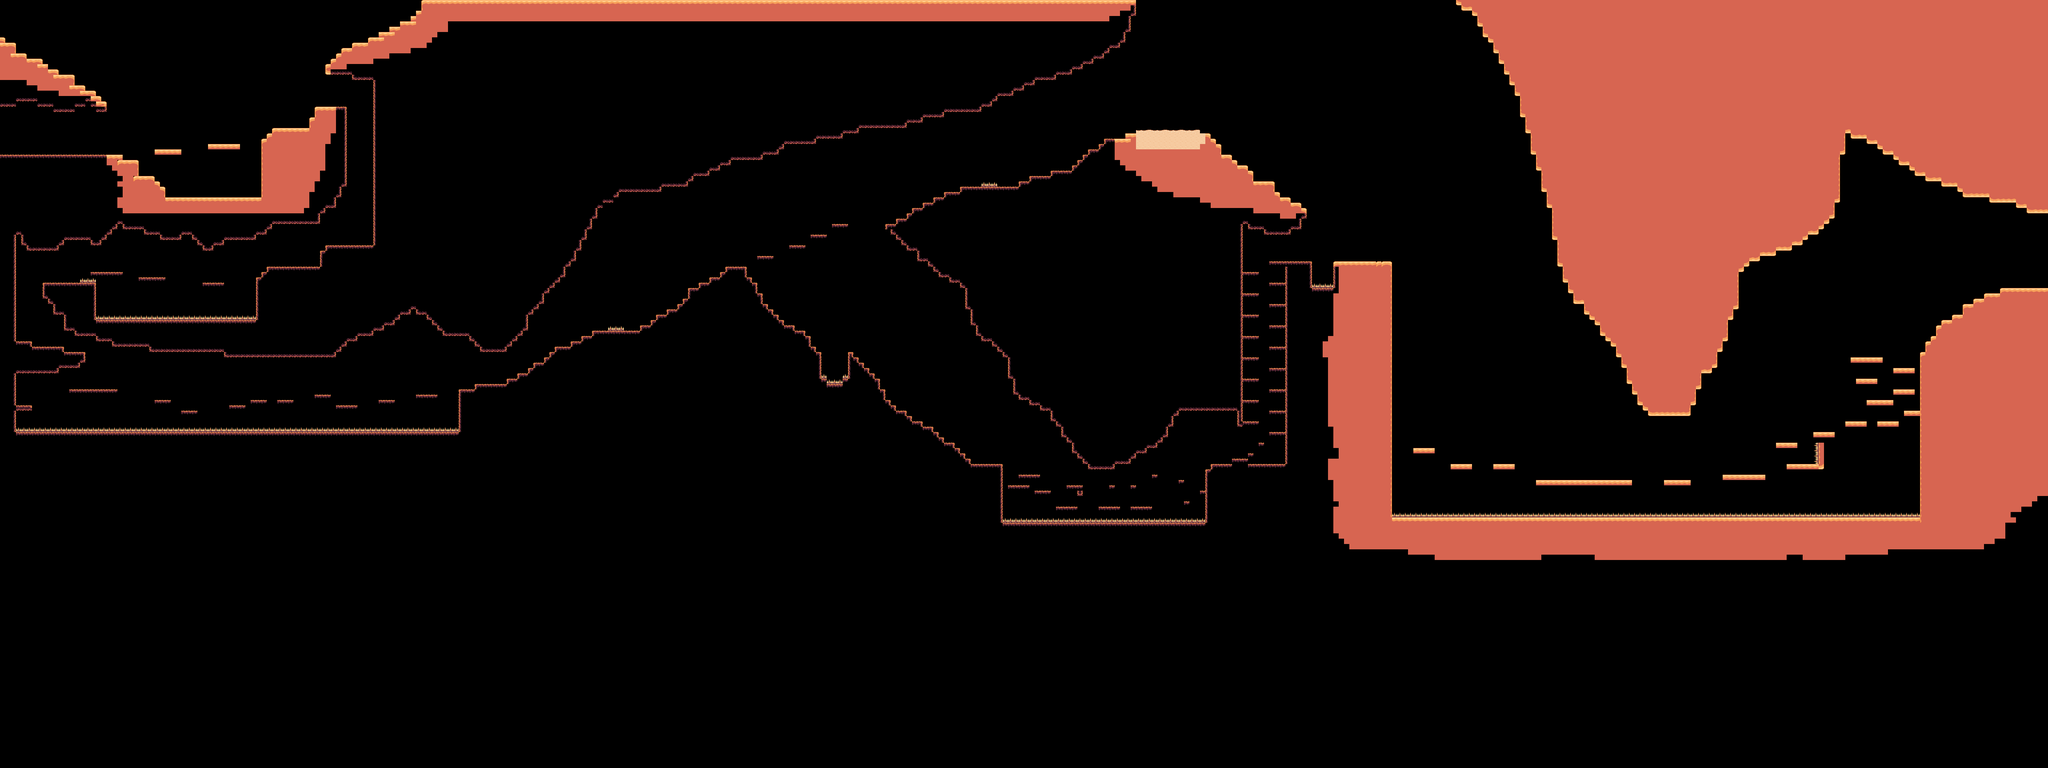

This is a level from a 2D game, rendered from its Tiled map with the project's own tilesets. A one-line summary and the map file follow, with tile-layer data summarised:
An orthogonal 384x144 tile map with 16x16 px tiles, 1 tile layer (Terreno), 2 tilesets and 2 objects (Inicio, Fin).

<map version="1.10" tiledversion="1.12.2" orientation="orthogonal" renderorder="right-down" width="384" height="144" tilewidth="16" tileheight="16" infinite="0" nextlayerid="4" nextobjectid="5">
 <tileset firstgid="1" source="../../tilesets/Desierto.tsx" />
 <tileset firstgid="181" source="../../tilesets/Peligros.tsx" />
 <objectgroup id="2" name="Inicio_y_fin">
  <object id="1" name="Inicio" x="34.6667" y="447.667">
   <point />
  </object>
  <object id="3" name="Fin" x="6075.76" y="809.091">
   <point />
  </object>
 </objectgroup>
 <layer id="3" name="Terreno" width="384" height="144">
  <data>[55296 cells, 26333 non-empty, 41 distinct tile ids]</data>
 </layer>
</map>
